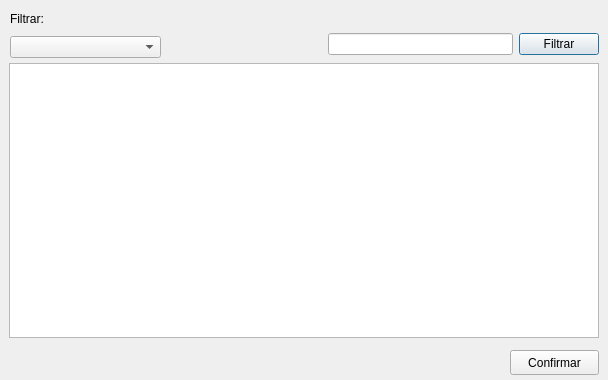
<?xml version="1.0" encoding="UTF-8"?>
<ui version="4.0">
 <class>frms_selecionaveiculo</class>
 <widget class="QDialog" name="frms_selecionaveiculo">
  <property name="geometry">
   <rect>
    <x>0</x>
    <y>0</y>
    <width>608</width>
    <height>380</height>
   </rect>
  </property>
  <property name="windowTitle">
   <string>Dialog</string>
  </property>
  <widget class="QTableWidget" name="tw_selecionaVeiculo">
   <property name="geometry">
    <rect>
     <x>9</x>
     <y>63</y>
     <width>590</width>
     <height>275</height>
    </rect>
   </property>
  </widget>
  <widget class="QWidget" name="layoutWidget">
   <property name="geometry">
    <rect>
     <x>328</x>
     <y>31</y>
     <width>271</width>
     <height>27</height>
    </rect>
   </property>
   <layout class="QHBoxLayout" name="horizontalLayout">
    <item>
     <widget class="QLineEdit" name="txt_filtrarVeiculo"/>
    </item>
    <item>
     <widget class="QPushButton" name="btn_filtrarVeiculo">
      <property name="text">
       <string>Filtrar</string>
      </property>
     </widget>
    </item>
   </layout>
  </widget>
  <widget class="QWidget" name="layoutWidget_2">
   <property name="geometry">
    <rect>
     <x>10</x>
     <y>8</y>
     <width>151</width>
     <height>50</height>
    </rect>
   </property>
   <layout class="QVBoxLayout" name="verticalLayout">
    <item>
     <widget class="QLabel" name="label">
      <property name="text">
       <string>Filtrar:</string>
      </property>
     </widget>
    </item>
    <item>
     <widget class="QComboBox" name="cb_filtrar"/>
    </item>
   </layout>
  </widget>
  <widget class="QPushButton" name="btn_confirmarVeiculo">
   <property name="geometry">
    <rect>
     <x>510</x>
     <y>350</y>
     <width>89</width>
     <height>25</height>
    </rect>
   </property>
   <property name="text">
    <string>Confirmar</string>
   </property>
  </widget>
 </widget>
 <resources/>
 <connections/>
</ui>
